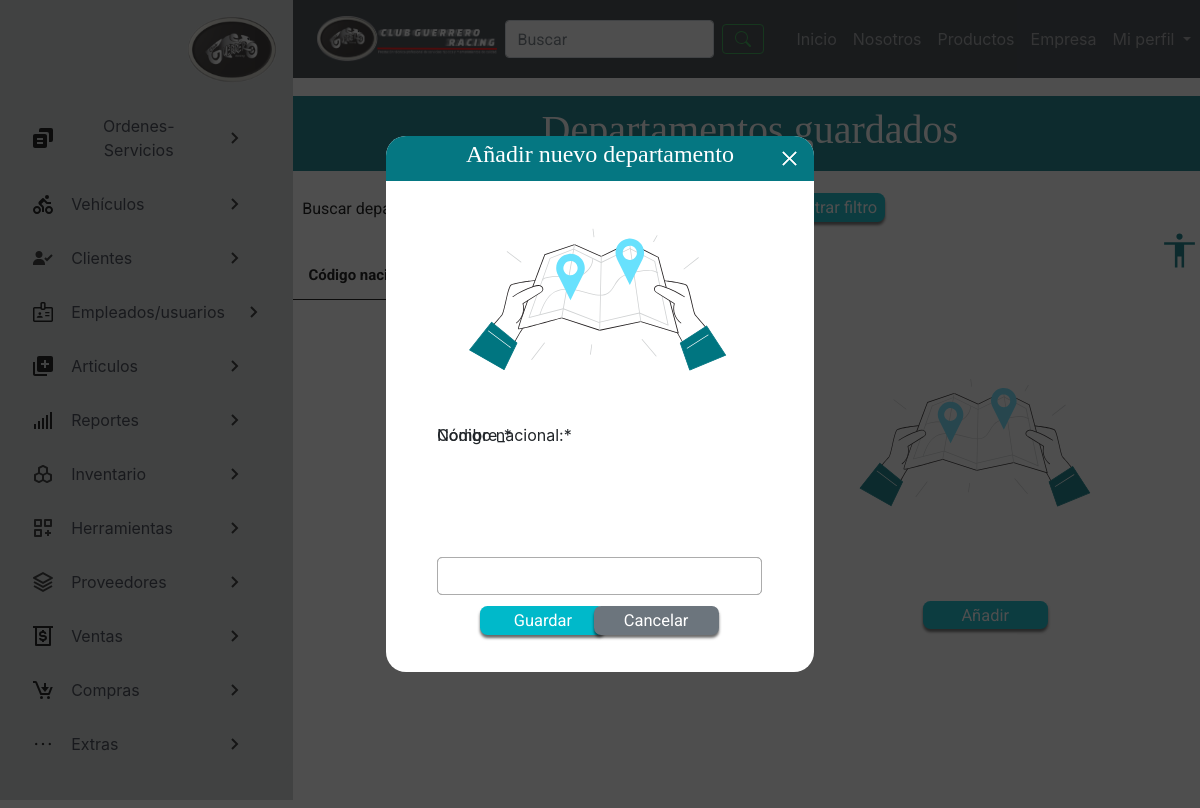
The page /extras/departamentos/ on the database as committed earlier.
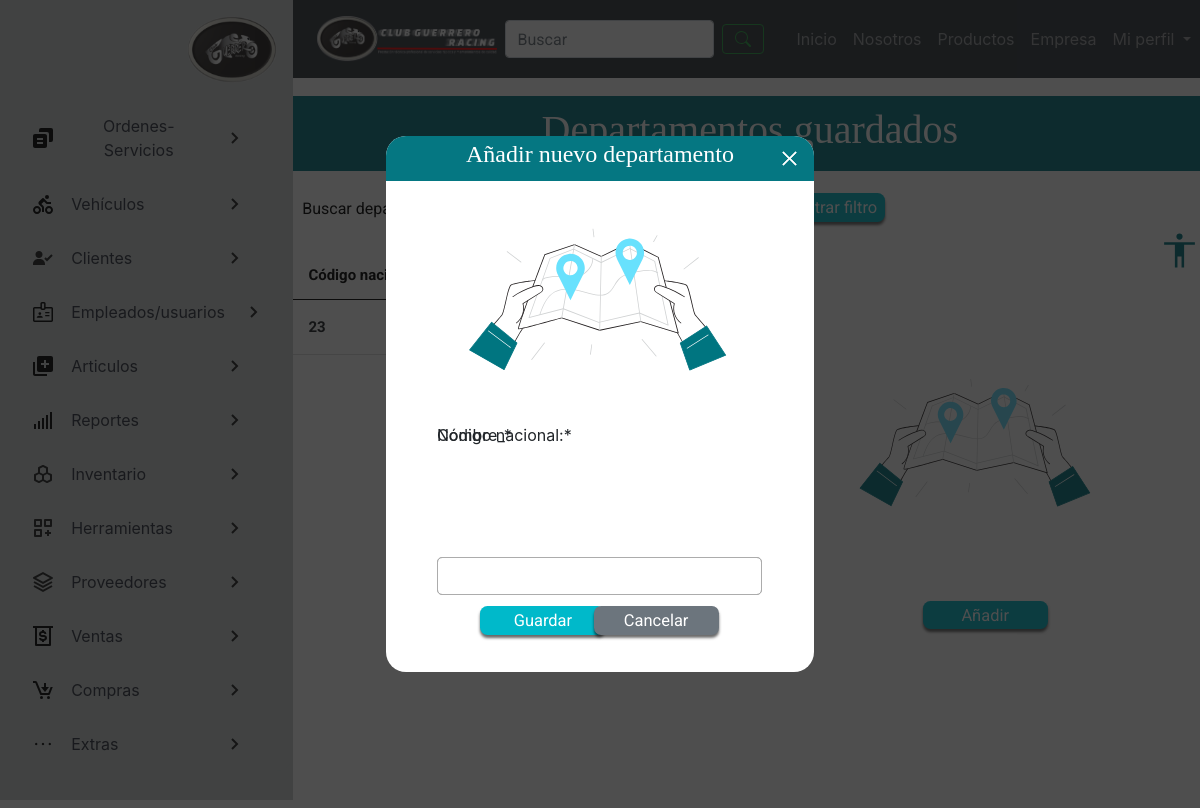
The same page on the database as committed later.
### usuarios/models.py (models this page shows, shortened)
class Departamentos(models.Model):
    id_depart = models.CharField(max_length=10, verbose_name="Código nacional:")
    dep_nombre = models.CharField(max_length=45, verbose_name="Nombre_")
    class Estado(models.TextChoices):
        ACTIVO = '1', _('Activo')
        INACTIVO = '0', _('Inactivo')
    dep_estado = models.CharField(
        max_length=1, choices=Estado.choices, default=Estado.ACTIVO, verbose_name="Estado:")

### usuarios/views.py (the view)
# urls.py: path('extras/departamentos/', departamentos, name="departamentos"),
def departamentos(request):
    titulo = "Departamentos"
    departamentos = Departamentos.objects.filter(dep_estado = '1')
    if request.method == 'POST':
        form = DepartamentosForm(request.POST)
        if form.is_valid():
            form.save()
            messages.success(
                request,f"Se agregó el departamento {request.POST['dep_nombre']} exitosamente"
            )
            return redirect('departamentos')
        else:
            print('Error')
    else:
        form = DepartamentosForm()
    context = {
        'titulo': titulo,
        'departamentos': departamentos,
        'form': form
    }
    return render(request, 'usuarios/interfaz_departamentos.html', context)

### usuarios/forms.py
class DepartamentosForm(forms.ModelForm):
    class Meta:
        model= Departamentos
        exclude = ['dep_estado']

### main/templates/usuarios/interfaz_departamentos.html (shortened to what this page needs)
{% extends 'partials/bodyApp.html' %}
{% load crispy_forms_tags %}
{% load static %}
{% block css %}
<link rel="stylesheet" href="{% static 'css/interfaz_departamentos.css' %}">
{% endblock css %}
{% block contenido %}
<section>
    <div class="titulo_superior">
        <h2>Departamentos guardados</h2>
    </div>
    <div class="contenedor_form">
        <form>
            <label for="DepBusqueda" class="label_buscar">Buscar departamento:</label>
            <label for="FiltroDepartamentos" class="label_filtrar">Filtrar:</label>
            <button type="submit" id="btn_mostrar_filtro">Mostrar filtro</button>
        </form>
    </div>
    <div class="contenedor_tabla">
        <table>
            <thead>
                <tr>
                    <th>Código nacional</th>
                    <th>Departamento</th>
                    <th>Acciones</th>
                </tr>
            </thead>
            <tbody>
                {% for depart in departamentos %}
                <tr>
                    <td>{{depart.id_depart}}</td>
                    <td>{{depart.dep_nombre}}</td>
                    <td>
                        <a href="{% url 'editar_departamento' depart.id %}">
                        </a>
                    </td>
                </tr>
                {% endfor %}
            </tbody>
        </table>
    </div>
    <img src="{% static 'img/ilustracion_departamentos.svg' %}" alt="Ilustración relaacionada a departamentos"
        id="img1">
    <a href="#" id="btn_anadir" title="Añadir nuevo departamento">Añadir</a>
</section>
<section class="modal-form ">
    <div class="container_modal-form">
        <div class="container_h2-form">
            <h2>Añadir nuevo departamento</h2>
            <a href="#" class="modal_close-form container_cerrar-form">
                <img src="{% static 'img/cerrar.svg' %}" alt="">
            </a>
        </div>
        <img src="{% static 'img/ilustracion_departamentos.svg' %}" alt="Imagen ilustrativa a ciudades" id="img2">
        <form action="" method="POST">
            {{form|crispy}}
            <div class="frame_b">
                <button type="submit" value="Guardar" id="btn_guardar">Guardar</button>
                <button type="reset" value="Cacelar" id="btn_cancelar">Cancelar</button>
            </div>
        </form>
    </div>
</section>
{% endblock contenido %}

Rows that differ between the two databases and show on the page:
added Departamentos: id_depart "23"
